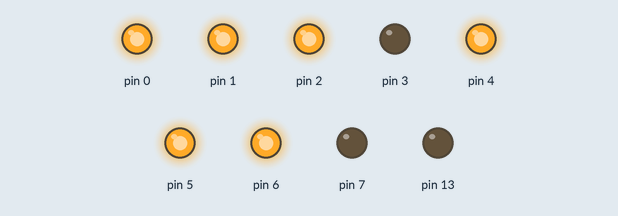
A sketch run on a simulated Arduino Uno, built with avr-gcc and run on an emulated ATmega328P. On the bench: output pins drawn as LEDs (lit = HIGH).

Above: at 0.1 s.
At 0.5 s:
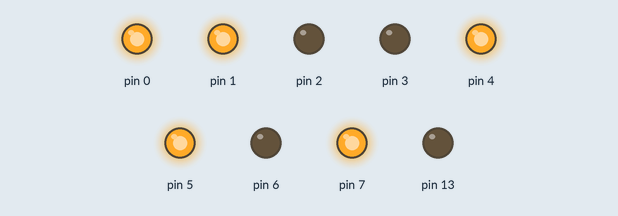
At 0.9 s:
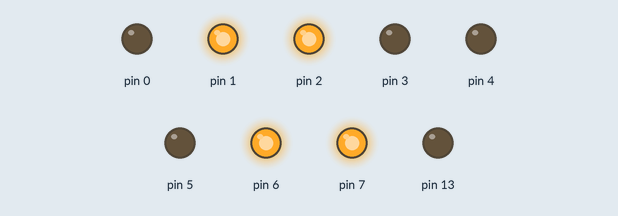
At 1.9 s:
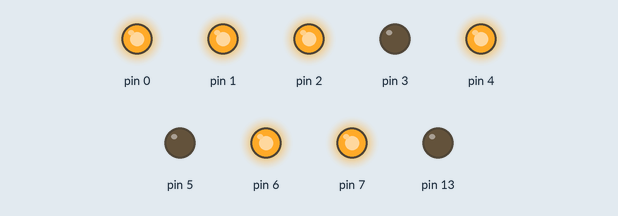
At 3.1 s:
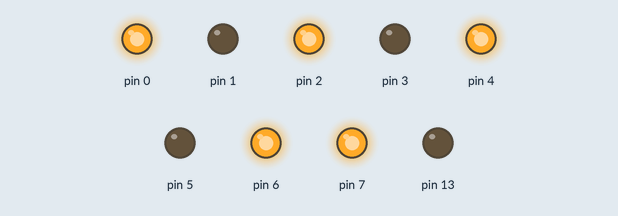
At 4.3 s:
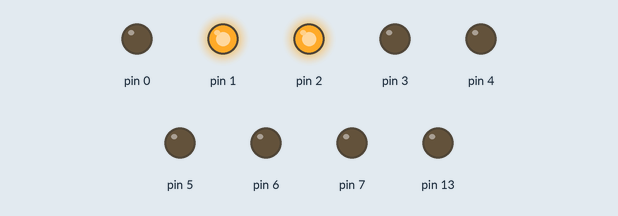
Timing chart, 0 to 4.6 s (numbered marks = the images above):
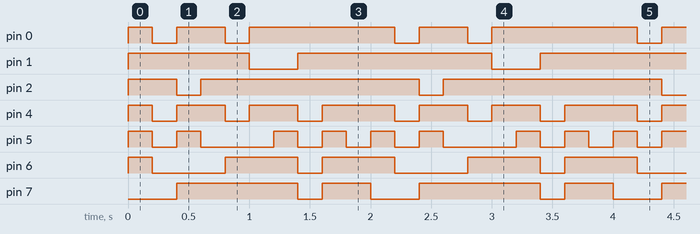

The sketch:

02_DISPLAY_SET_SEG.ino
```cpp
/*SANDRA GM*/
void setup()
{
  pinMode(0, OUTPUT);
  pinMode(1, OUTPUT);
  pinMode(2, OUTPUT);
  pinMode(3, OUTPUT);
  pinMode(4, OUTPUT);
  pinMode(5, OUTPUT);
  pinMode(6, OUTPUT);
  pinMode(7, OUTPUT);
  pinMode(13, OUTPUT);
}

void loop()
{
  /*ZERO*/
  digitalWrite(0, HIGH);
  digitalWrite(1, HIGH);
  digitalWrite(2, HIGH);
  digitalWrite(3, LOW);
  digitalWrite(4, HIGH);
  digitalWrite(5, HIGH);
  digitalWrite(6, HIGH);
  digitalWrite(7, LOW);
  delay(200);
    /*UM*/
  digitalWrite(0, LOW);
  digitalWrite(1, HIGH);
  digitalWrite(2, HIGH);
  digitalWrite(3, LOW);
  digitalWrite(4, LOW);
  digitalWrite(5, LOW);
  digitalWrite(6, LOW);
  digitalWrite(7, LOW);
  delay(200);
     /*DOIS*/
  digitalWrite(0, HIGH);
  digitalWrite(1, HIGH);
  digitalWrite(2, LOW);
  digitalWrite(3, LOW);
  digitalWrite(4, HIGH);
  digitalWrite(5, HIGH);
  digitalWrite(6, LOW);
  digitalWrite(7, HIGH);
  delay(200);
    /*TRES*/
  digitalWrite(0, HIGH);
  digitalWrite(1, HIGH);
  digitalWrite(2, HIGH);
  digitalWrite(3, LOW);
  digitalWrite(4, HIGH);
  digitalWrite(5, LOW);
  digitalWrite(6, LOW);
  digitalWrite(7, HIGH);
  delay(200);
    /*QUATRO*/
  digitalWrite(0, LOW);
  digitalWrite(1, HIGH);
  digitalWrite(2, HIGH);
  digitalWrite(3, LOW);
  digitalWrite(4, LOW);
  digitalWrite(5, LOW);
  digitalWrite(6, HIGH);
  digitalWrite(7, HIGH);
  delay(200);
     /*CINCO*/
  digitalWrite(0, HIGH);
  digitalWrite(1, LOW);
  digitalWrite(2, HIGH);
  digitalWrite(3, LOW);
  digitalWrite(4, HIGH);
  digitalWrite(5, LOW);
  digitalWrite(6, HIGH);
  digitalWrite(7, HIGH);
  delay(200);
    /*SEIS*/
  digitalWrite(0, HIGH);
  digitalWrite(1, LOW);
  digitalWrite(2, HIGH);
  digitalWrite(3, LOW);
  digitalWrite(4, HIGH);
  digitalWrite(5, HIGH);
  digitalWrite(6, HIGH);
  digitalWrite(7, HIGH);
  delay(200);
    /*SETE*/
  digitalWrite(0, HIGH);
  digitalWrite(1, HIGH);
  digitalWrite(2, HIGH);
  digitalWrite(3, LOW);
  digitalWrite(4, LOW);
  digitalWrite(5, LOW);
  digitalWrite(6, LOW);
  digitalWrite(7, LOW);
  delay(200);
     /*OITO*/
  digitalWrite(0, HIGH);
  digitalWrite(1, HIGH);
  digitalWrite(2, HIGH);
  digitalWrite(3, LOW);
  digitalWrite(4, HIGH);
  digitalWrite(5, HIGH);
  digitalWrite(6, HIGH);
  digitalWrite(7, HIGH);
  delay(200);
       /*NOVE*/
  digitalWrite(0, HIGH);
  digitalWrite(1, HIGH);
  digitalWrite(2, HIGH);
  digitalWrite(3, LOW);
  digitalWrite(4, HIGH);
  digitalWrite(5, LOW);
  digitalWrite(6, HIGH);
  digitalWrite(7, HIGH);
  delay(200);
}
```

Measured:
- by itself, pin 0: repeats every 2.0 s: LOW 0.20 s, HIGH 0.40 s, LOW 0.20 s, HIGH 1.2 s
- by itself, pin 1: repeats every 2.0 s: LOW 0.40 s, HIGH 1.6 s
- by itself, pin 2: repeats every 2.0 s: LOW 0.20 s, HIGH 1.8 s
- by itself, pin 4: repeats every 2.0 s: 2 × (LOW 0.20 s, HIGH 0.40 s), LOW 0.20 s, HIGH 0.60 s
- by itself, pin 5: repeats every 2.0 s: LOW 0.20 s, HIGH 0.20 s, LOW 0.60 s, 2 × (HIGH 0.20 s, LOW 0.20 s), HIGH 0.20 s
- by itself, pin 6: repeats every 2.0 s: LOW 0.60 s, HIGH 0.60 s, LOW 0.20 s, HIGH 0.60 s
- by itself, pin 7: repeats every 2.0 s: LOW 0.20 s, HIGH 0.40 s, LOW 0.40 s, HIGH 1.0 s
